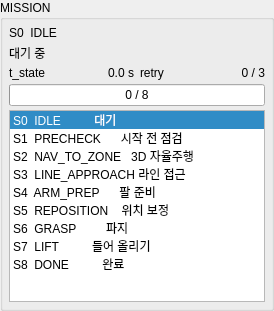
          <widget class="QGroupBox" name="missionBox">
           <property name="title">
            <string>MISSION</string>
           </property>
           <layout class="QGridLayout" name="missionLayout">
            <property name="horizontalSpacing">
             <number>6</number>
            </property>
            <property name="verticalSpacing">
             <number>4</number>
            </property>
            <property name="leftMargin">
             <number>6</number>
            </property>
            <property name="topMargin">
             <number>6</number>
            </property>
            <property name="rightMargin">
             <number>6</number>
            </property>
            <property name="bottomMargin">
             <number>6</number>
            </property>
            <item row="0" column="0" colspan="4">
             <widget class="QLabel" name="missionStateLabel">
              <property name="text">
               <string>S0  IDLE</string>
              </property>
              <property name="role" stdset="0">
               <string>stateBig</string>
              </property>
             </widget>
            </item>
            <item row="1" column="0" colspan="4">
             <widget class="QLabel" name="missionDescLabel">
              <property name="text">
               <string>대기 중</string>
              </property>
              <property name="role" stdset="0">
               <string>caption</string>
              </property>
             </widget>
            </item>
            <item row="2" column="0">
             <widget class="QLabel" name="tStateName">
              <property name="text">
               <string>t_state</string>
              </property>
              <property name="role" stdset="0">
               <string>caption</string>
              </property>
             </widget>
            </item>
            <item row="2" column="1">
             <widget class="QLabel" name="missionTimeLabel">
              <property name="text">
               <string>0.0 s</string>
              </property>
              <property name="alignment">
               <set>Qt::AlignRight|Qt::AlignVCenter</set>
              </property>
              <property name="role" stdset="0">
               <string>field</string>
              </property>
             </widget>
            </item>
            <item row="2" column="2">
             <widget class="QLabel" name="retryName">
              <property name="text">
               <string>retry</string>
              </property>
              <property name="role" stdset="0">
               <string>caption</string>
              </property>
             </widget>
            </item>
            <item row="2" column="3">
             <widget class="QLabel" name="missionRetryLabel">
              <property name="text">
               <string>0 / 3</string>
              </property>
              <property name="alignment">
               <set>Qt::AlignRight|Qt::AlignVCenter</set>
              </property>
              <property name="role" stdset="0">
               <string>field</string>
              </property>
             </widget>
            </item>
            <item row="3" column="0" colspan="4">
             <widget class="QProgressBar" name="missionProgress">
              <property name="maximum">
               <number>8</number>
              </property>
              <property name="value">
               <number>0</number>
              </property>
              <property name="format">
               <string>%v / %m</string>
              </property>
             </widget>
            </item>
            <item row="4" column="0" colspan="4">
             <widget class="QListWidget" name="missionStepList">
              <property name="focusPolicy">
               <enum>Qt::NoFocus</enum>
              </property>
              <property name="currentRow">
               <number>0</number>
              </property>
              <property name="minimumSize">
               <size>
                <width>0</width>
                <height>100</height>
               </size>
              </property>
              <item>
               <property name="text">
                <string>S0  IDLE          대기</string>
               </property>
              </item>
              <item>
               <property name="text">
                <string>S1  PRECHECK      시작 전 점검</string>
               </property>
              </item>
              <item>
               <property name="text">
                <string>S2  NAV_TO_ZONE   3D 자율주행</string>
               </property>
              </item>
              <item>
               <property name="text">
                <string>S3  LINE_APPROACH 라인 접근</string>
               </property>
              </item>
              <item>
               <property name="text">
                <string>S4  ARM_PREP      팔 준비</string>
               </property>
              </item>
              <item>
               <property name="text">
                <string>S5  REPOSITION    위치 보정</string>
               </property>
              </item>
              <item>
               <property name="text">
                <string>S6  GRASP         파지</string>
               </property>
              </item>
              <item>
               <property name="text">
                <string>S7  LIFT          들어 올리기</string>
               </property>
              </item>
              <item>
               <property name="text">
                <string>S8  DONE          완료</string>
               </property>
              </item>
             </widget>
            </item>
           </layout>
          </widget>
